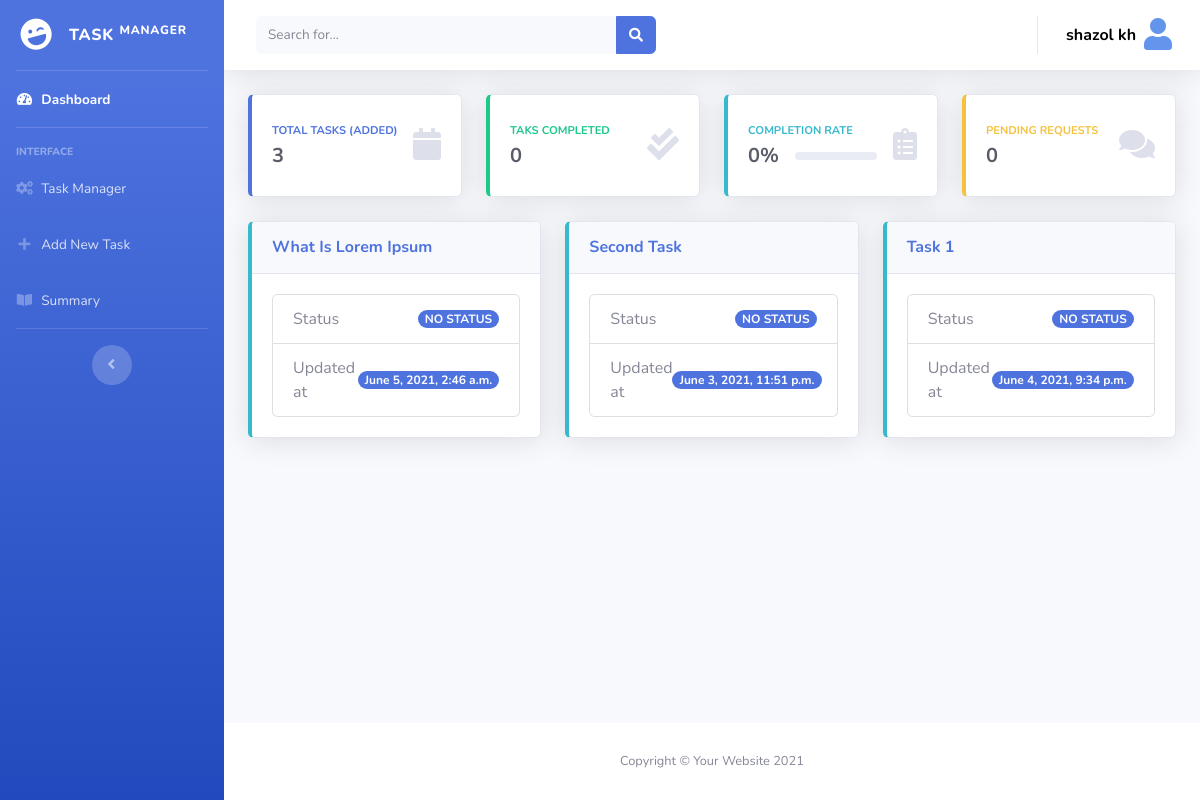
/task/dashboard/ (signed in), run on an earlier commit of the app's database.
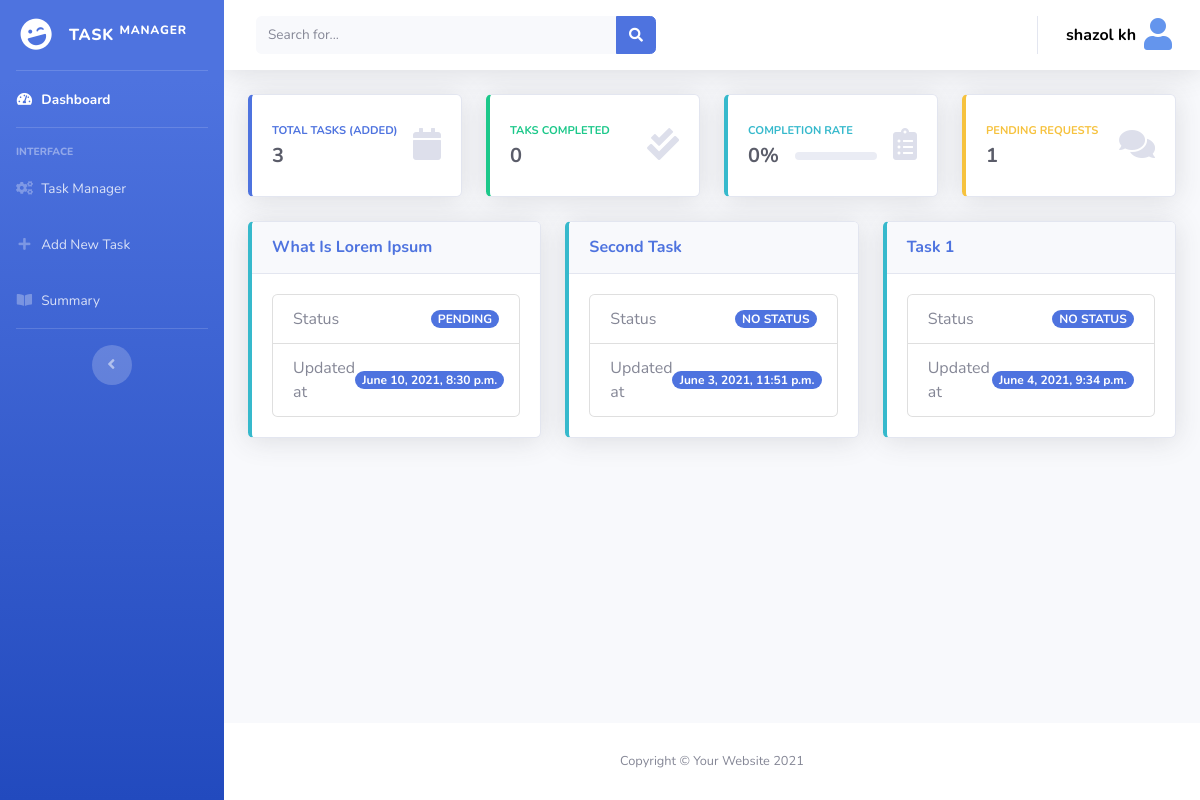
And on a later commit of the database.
### task_manager/models.py (models this page shows, shortened)
class Task(models.Model):
    task_name = models.CharField(max_length=255)
    STATUS_TYPE = (
        ('complete', 'Complete'),
        ('incomplete', 'Incomplete'),
        ('outstanding', 'Outstanding'),
        ('no status', 'No Status'),
        ('pending', 'Pending'),
    )
    status = models.CharField(max_length=255, choices=STATUS_TYPE, null=True, blank=True)
    updated_at = models.DateTimeField(auto_now_add=False, null=True, blank=True)
    updated_by = models.ForeignKey(User, on_delete=models.CASCADE, null=True, blank=True)
    additional_info = models.TextField(null=True, blank=True)

### task_manager/views.py (the view)
# urls.py: path('dashboard/', MainDashboard, name='main-dashboard'),
@login_required(login_url='login')
def MainDashboard(request):
    task_list = Task.objects.order_by('-id').all()
    total_tasks = Task.objects.all().count()
    completed = Task.objects.filter(status='complete').count()
    percentage = (completed * 100) / total_tasks
    pending = ApprovalRequest.objects.all().count()
    page = request.GET.get('page', 1)
    paginator = Paginator(task_list, 9)
    try:
        tasks = paginator.page(page)
    except PageNotAnInteger:
        tasks = paginator.page(1)
    except EmptyPage:
        tasks = paginator.page(paginator.num_pages)
    context = {
        'tasks': tasks,
        'total_task': total_tasks,
        'complete': completed,
        'per': percentage,
        'pending': pending
    }
    return render(request, 'task_manager/mainDashboard.html', context)

### templates/task_manager/mainDashboard.html (shortened to what the changed rows need)
{% extends 'task_manager/common/dashboard_base.html' %}
{% block dasboard_content %}
    <div class="container-fluid">
        {% if perms.task_manager.view_task %}
            <div class="row">
                <div class="col-xl-3 col-md-6 mb-4">
                    <div class="card border-left-primary shadow h-100 py-2">
                        <div class="card-body">
                            <div class="row no-gutters align-items-center">
                                <div class="col mr-2">
                                    <div class="text-xs font-weight-bold text-primary text-uppercase mb-1">
                                        Total Tasks (Added)
                                    </div>
                                    <div class="h5 mb-0 font-weight-bold text-gray-800">{{ total_task }}</div>
                                </div>
                                <div class="col-auto">
                                    <i class="fas fa-calendar fa-2x text-gray-300"></i>
                                </div>
                            </div>
                        </div>
                    </div>
                </div>
                <div class="col-xl-3 col-md-6 mb-4">
                    <div class="card border-left-success shadow h-100 py-2">
                        <div class="card-body">
                            <div class="row no-gutters align-items-center">
                                <div class="col mr-2">
                                    <div class="text-xs font-weight-bold text-success text-uppercase mb-1">
                                        Taks Completed
                                    </div>
                                    <div class="h5 mb-0 font-weight-bold text-gray-800">{{ complete }}</div>
                                </div>
                                <div class="col-auto">
                                    <i class="fas fa-check-double fa-2x text-gray-300"></i>
                                </div>
                            </div>
                        </div>
                    </div>
                </div>
                <div class="col-xl-3 col-md-6 mb-4">
                    <div class="card border-left-info shadow h-100 py-2">
                        <div class="card-body">
                            <div class="row no-gutters align-items-center">
                                <div class="col mr-2">
                                    <div class="text-xs font-weight-bold text-info text-uppercase mb-1">Completion Rate
                                    </div>
                                    <div class="row no-gutters align-items-center">
                                        <div class="col-auto">
                                            <div class="h5 mb-0 mr-3 font-weight-bold text-gray-800">{{ per|floatformat }}%</div>
                                        </div>
                                        <div class="col">
                                            <div class="progress progress-sm mr-2">
                                            </div>
                                        </div>
                                    </div>
                                </div>
                                <div class="col-auto">
                                    <i class="fas fa-clipboard-list fa-2x text-gray-300"></i>
                                </div>
                            </div>
                        </div>
                    </div>
                </div>
                <div class="col-xl-3 col-md-6 mb-4">
                    <div class="card border-left-warning shadow h-100 py-2">
                        <div class="card-body">
                            <div class="row no-gutters align-items-center">
                                <div class="col mr-2">
                                    <div class="text-xs font-weight-bold text-warning text-uppercase mb-1">Pending
                                        Requests
                                    </div>
                                    <div class="h5 mb-0 font-weight-bold text-gray-800">{{ pending }}</div>
                                </div>
                                <div class="col-auto">
                                    <i class="fas fa-comments fa-2x text-gray-300"></i>
                                </div>
                            </div>
                        </div>
                    </div>
                </div>
            </div>
            <div class="row">
                {% for task in tasks %}
                    <div class="col-xl-4 col-lg-4">
                        <div class="card border-left-info shadow mb-4">
                            <div class="card-header py-3 d-flex flex-row align-items-center justify-content-between">
                                <a href="{% url 'single-task' task.id %}">
                                    <h6 class="m-0 font-weight-bold text-primary">{{ task.task_name|title }}</h6>
                                </a>
                            </div>
                            <div class="card-body">
                                <ul class="list-group">
                                    <li class="list-group-item d-flex justify-content-between align-items-center">
                                        Status
                                        <span class="badge badge-primary badge-pill">
                                            {{ task.get_status_display|upper }}
                                        </span>
                                    </li>
                                    <li class="list-group-item d-flex justify-content-between align-items-center">
                                        Updated at
                                        <span class="badge badge-primary badge-pill">
                                            {{ task.updated_at }}
                                        </span>
                                    </li>
                                </ul>
                            </div>
                        </div>
                    </div>
                {% endfor %}
            </div>
        {% endif %}
    </div>
{% endblock %}

What changed in the data, as far as the page shows it:
changed Task "What Is Lorem Ipsum": status "NO STATUS" → "PENDING"; updated_at "June 5, 2021, 2:46 a.m." → "June 10, 2021, 8:30 p.m."
Also different on the page:
{{ pending }}: "0" → "1"
